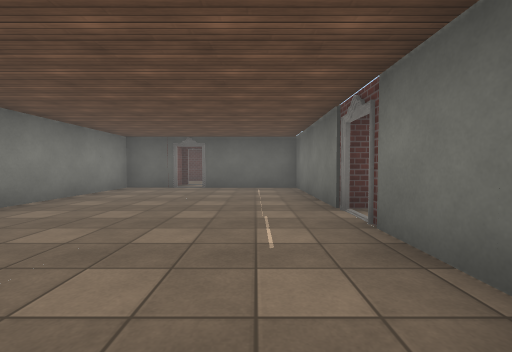
view 1 (above)

17 first-person views from a walk through a Unity game level. The camera is 1.2 m above the floor, tilts 2° down and sees 90° across. The floor is counted in squares, 2 m on a side. Each view is taken from the middle of a square. On the plan, view 1 faces up. The plan holds only what a view shows up to about 9 squares ahead; the rest is blank. The place goes on beyond the plan. Door leaves are left out, so doorways stand open. Some surface patterns are stand-ins.

view 2
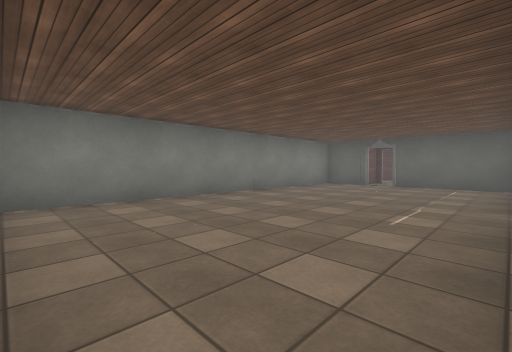

view 3
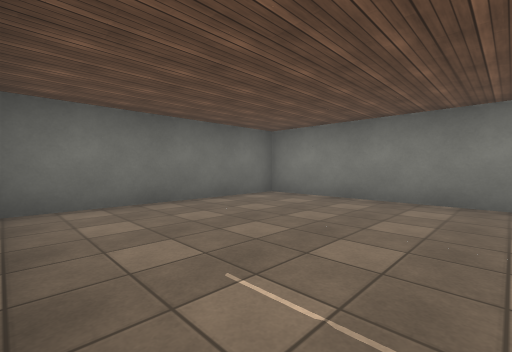

view 4
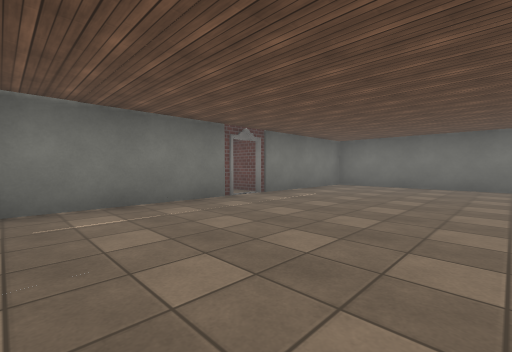

view 5
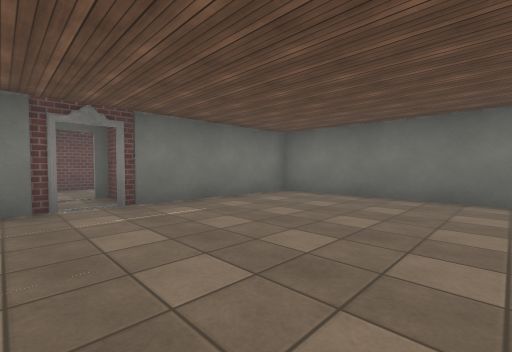

view 6
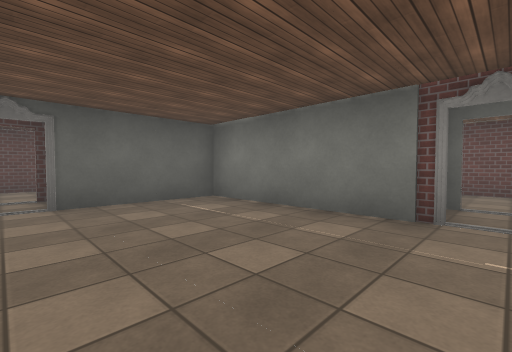

view 7
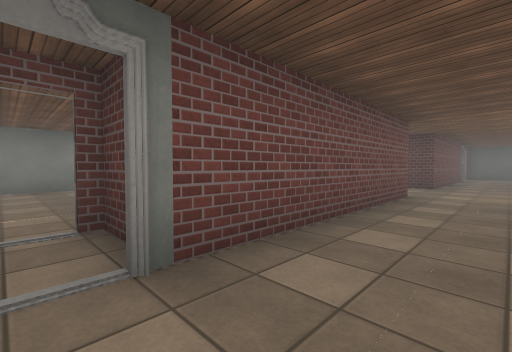

view 8
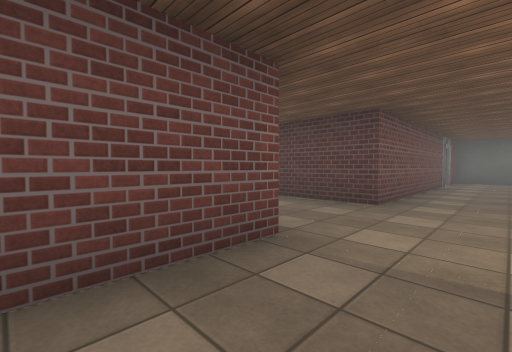

view 9
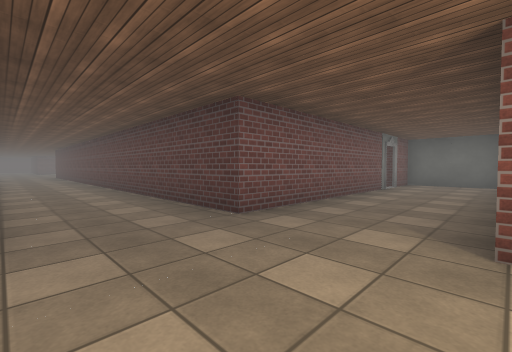

view 10
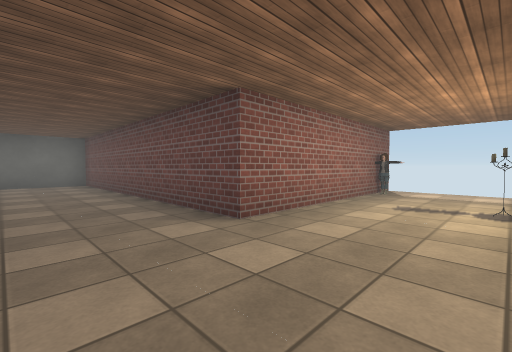

view 11
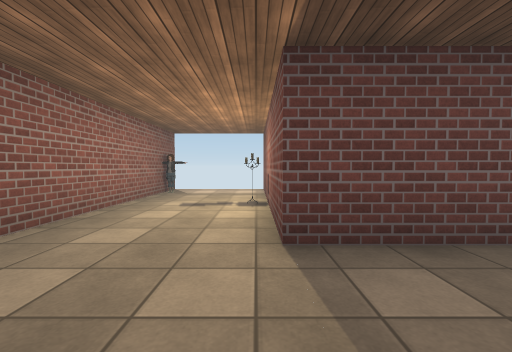

view 12
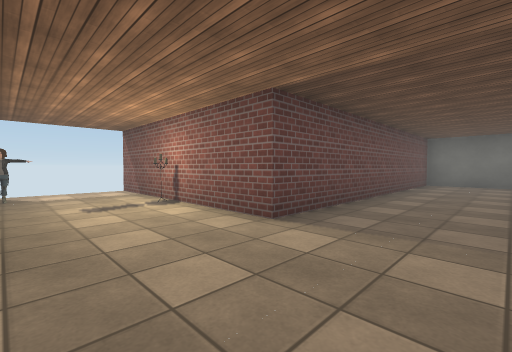

view 13
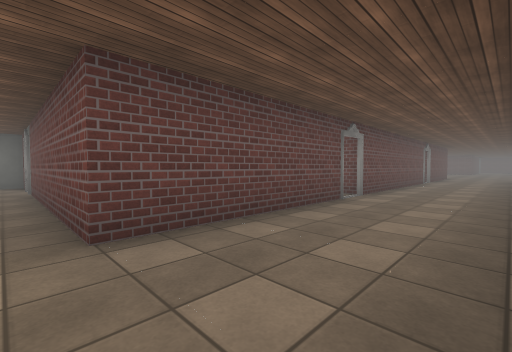

view 14
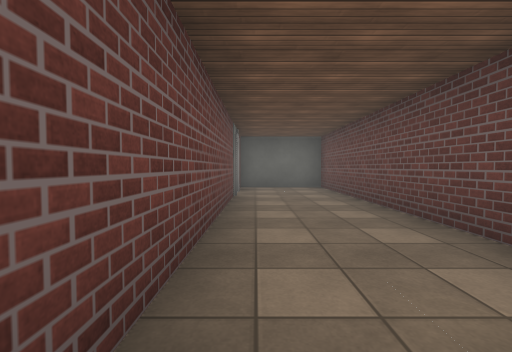

view 15
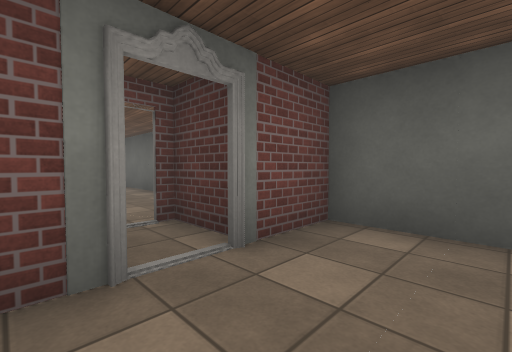

view 16
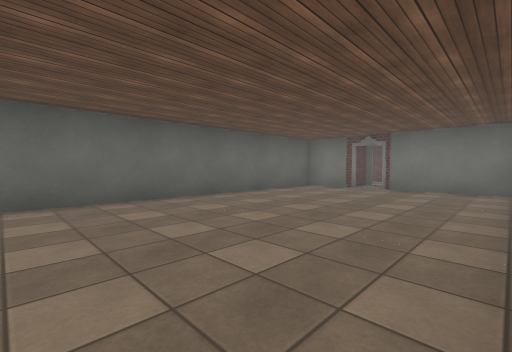

view 17
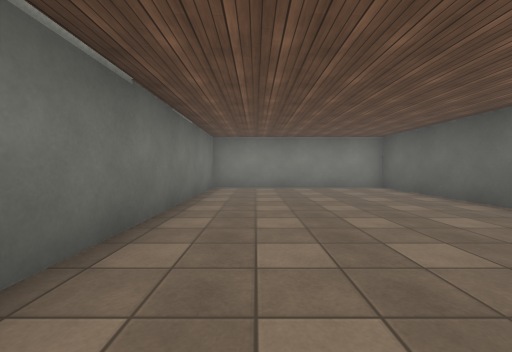

### Floor plan
Points are (right, up) in squares from view 1. A wall is a line through its corners. A room is listed if a view was taken in it or the views show most of it. See-through windows are left out.
Room 1 (views 1, 2, 3, 4, 5, 6)
walls: (1.2, 3.4) (1.2, 7.4) (-1.6, 7.4); (-2.2, 7.4) (-3.8, 7.4) (-3.8, -1.2) (1.2, -1.2) (1.2, 2.5)
ways out: opening at (-2, 8) to room 2; opening at (2, 3) to room 2
Room 2 (views 7, 8, 9, 10, 11, 12, 13, 14, 15)
walls: (-7.5, 8.8) (-2.3, 8.8); (-2.5, 8.6) (-2.5, 8); (-1.5, 8.8) (2.5, 8.8) (2.5, 3.4); (1.2, 2.5) (2.5, 2.5); (2.6, 3.7) (1.1, 3.7); (2.5, 16.5) (2.5, 11.2) (-5.6, 11.2); (2.5, 1.3) (4.9, 1.3) (4.9, 8.8) (8.5, 8.8); (8.5, 11.2) (4.9, 11.2) (4.9, 18.6) (2.5, 18.6) (2.5, 17.1)
ways out: opening at (-2, 8) to room 1; opening at (2, 3) to room 1; opening at (3, 17) to room 3
objects: other object (7, 9)
Room 3 (views 16, 17)
walls: (1.2, 17.1) (1.2, 18.6) (-7.5, 18.6) (-7.5, 13.8) (-1.1, 13.8); (1.2, 13.9) (1.2, 16.5); (2.6, 17.4) (1.1, 17.4)
ways out: opening at (3, 17) to room 2

Where each view was taken, in squares from view 1:
view 1: 0 up, 0 right, facing up
view 2: 1 down, 1 right, facing up-left
view 3: 3 up, 1 right, facing down-left
view 4: 7 up, 3 left, facing down-right
view 5: 4 up, 3 left, facing down-right
view 6: 3 up, 2 left, facing up-right
view 7: 3 up, 4 right, facing up-left
view 8: 7 up, 4 right, facing up-left
view 9: 9 up, 5 right, facing up-left
view 10: 9 up, 3 right, facing up-right
view 11: 9 up, 3 right, facing right
view 12: 11 up, 3 right, facing down-right
view 13: 11 up, 3 right, facing down-left
view 14: 11 up, 3 right, facing up
view 15: 16 up, 4 right, facing up-left
view 16: 14 up, 6 left, facing up-right
view 17: 15 up, 0 right, facing left
